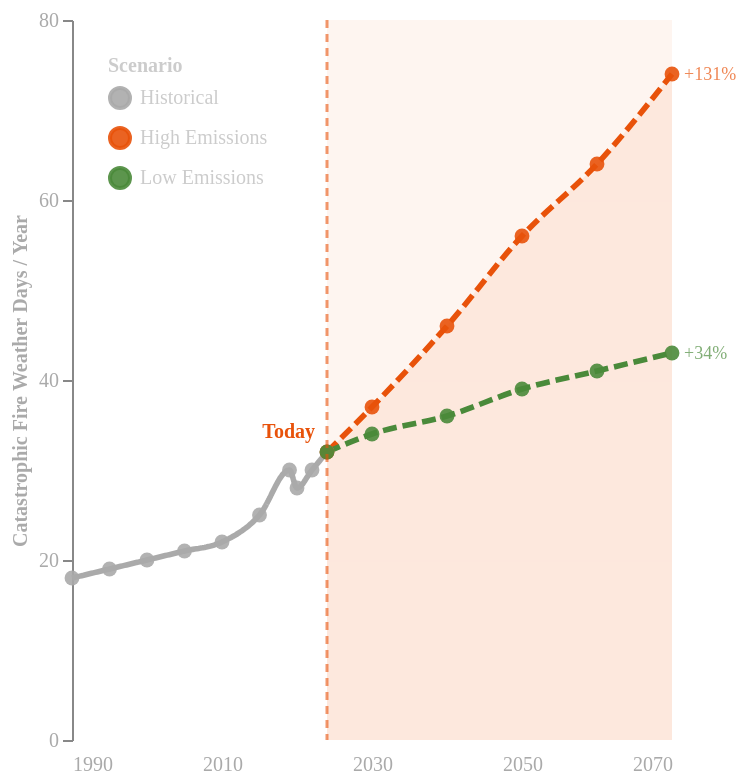

This figure's Vega-Lite source:
### Vega-Lite specification from a JSON file in a GitHub repository (floating-point values rounded to 4 significant figures)
{"$schema": "https://vega.github.io/schema/vega-lite/v5.json", "width": "container", "height": 360, "background": "transparent", "data": {"values": [{"year": 1990, "fire_days": 18, "scenario": "Historical"}, {"year": 1995, "fire_days": 19, "scenario": "Historical"}, {"year": 2000, "fire_days": 20, "scenario": "Historical"}, {"year": 2005, "fire_days": 21, "scenario": "Historical"}, {"year": 2010, "fire_days": 22, "scenario": "Historical"}, {"year": 2015, "fire_days": 25, "scenario": "Historical"}, {"year": 2019, "fire_days": 30, "scenario": "Historical"}, {"year": 2020, "fire_days": 28, "scenario": "Historical"}, {"year": 2022, "fire_days": 30, "scenario": "Historical"}, {"year": 2024, "fire_days": 32, "scenario": "Historical"}, {"year": 2024, "fire_days": 32, "scenario": "High Emissions"}, {"year": 2030, "fire_days": 37, "scenario": "High Emissions"}, {"year": 2040, "fire_days": 46, "scenario": "High Emissions"}, {"year": 2050, "fire_days": 56, "scenario": "High Emissions"}, {"year": 2060, "fire_days": 64, "scenario": "High Emissions"}, {"year": 2070, "fire_days": 74, "scenario": "High Emissions"}, {"year": 2024, "fire_days": 32, "scenario": "Low Emissions"}, {"year": 2030, "fire_days": 34, "scenario": "Low Emissions"}, {"year": 2040, "fire_days": 36, "scenario": "Low Emissions"}, {"year": 2050, "fire_days": 39, "scenario": "Low Emissions"}, {"year": 2060, "fire_days": 41, "scenario": "Low Emissions"}, {"year": 2070, "fire_days": 43, "scenario": "Low Emissions"}]}, "params": [{"name": "scenarioPick", "value": "All", "bind": {"input": "select", "options": ["All", "Historical", "High Emissions", "Low Emissions"], "labels": ["All scenarios", "Historical conditions", "High emissions scenario", "Low emissions scenario"], "name": "Show: "}}], "transform": [{"filter": "scenarioPick === 'All' || datum.scenario === scenarioPick"}], "layer": [{"mark": {"type": "rect", "opacity": 0.06, "color": "#e8520a"}, "data": {"values": [{"x1": 2024, "x2": 2070}]}, "encoding": {"x": {"field": "x1", "type": "quantitative", "scale": {"domain": [1990, 2070], "nice": false}}, "x2": {"field": "x2"}}}, {"mark": {"type": "area", "interpolate": "monotone", "opacity": 0.08, "color": "#e8520a"}, "transform": [{"filter": "datum.scenario === 'High Emissions'"}], "encoding": {"x": {"field": "year", "type": "quantitative", "scale": {"domain": [1990, 2070], "nice": false}}, "y": {"field": "fire_days", "type": "quantitative"}, "y2": {"value": 0}}}, {"mark": {"type": "line", "strokeWidth": 2.8, "interpolate": "monotone"}, "encoding": {"x": {"field": "year", "type": "quantitative", "scale": {"domain": [1990, 2070], "nice": false}, "axis": {"title": null, "labelColor": "#aaa", "labelFont": "DM Mono", "labelFontSize": 10, "grid": false, "domainColor": "rgba(255,255,255,.2)", "tickColor": "rgba(255,255,255,.2)", "values": [1990, 2000, 2010, 2020, 2030, 2040, 2050, 2060, 2070], "format": "d"}}, "y": {"field": "fire_days", "type": "quantitative", "scale": {"domain": [0, 80]}, "title": "Catastrophic Fire Weather Days / Year", "axis": {"titleColor": "#aaa", "labelColor": "#aaa", "titleFont": "DM Mono", "labelFont": "DM Mono", "titleFontSize": 10, "labelFontSize": 10, "grid": true, "gridColor": "rgba(255,255,255,.07)", "tickCount": 5}}, "color": {"field": "scenario", "type": "nominal", "scale": {"domain": ["Historical", "High Emissions", "Low Emissions"], "range": ["#aaaaaa", "#e8520a", "#4a8a3a"]}, "legend": {"title": "Scenario", "orient": "top-left", "labelColor": "#ccc", "titleColor": "#ccc", "labelFont": "DM Mono", "titleFont": "DM Mono", "titleFontSize": 10, "labelFontSize": 10, "symbolStrokeWidth": 2}}, "strokeDash": {"condition": {"test": "datum.scenario !== 'Historical'", "value": [7, 3]}, "value": [1, 0]}, "tooltip": [{"field": "year", "title": "Year", "format": "d"}, {"field": "scenario", "title": "Scenario"}, {"field": "fire_days", "title": "Catastrophic Fire Days / Year"}]}}, {"mark": {"type": "point", "filled": true, "size": 55, "opacity": 0.9}, "encoding": {"x": {"field": "year", "type": "quantitative", "scale": {"domain": [1990, 2070], "nice": false}}, "y": {"field": "fire_days", "type": "quantitative"}, "color": {"field": "scenario", "type": "nominal", "scale": {"domain": ["Historical", "High Emissions", "Low Emissions"], "range": ["#aaaaaa", "#e8520a", "#4a8a3a"]}}, "tooltip": [{"field": "year", "title": "Year", "format": "d"}, {"field": "scenario", "title": "Scenario"}, {"field": "fire_days", "title": "Catastrophic Fire Days / Year"}]}}, {"mark": {"type": "rule", "color": "#e8520a", "strokeDash": [4, 3], "strokeWidth": 1.5, "opacity": 0.6}, "data": {"values": [{"x": 2024}]}, "encoding": {"x": {"field": "x", "type": "quantitative", "scale": {"domain": [1990, 2070], "nice": false}}}}, {"mark": {"type": "text", "align": "right", "dx": -6, "dy": -10, "fontSize": 10, "font": "DM Mono", "color": "#e8520a", "fontWeight": 600}, "data": {"values": [{"x": 2024, "y": 32, "label": "Today"}]}, "encoding": {"x": {"field": "x", "type": "quantitative", "scale": {"domain": [1990, 2070], "nice": false}}, "y": {"field": "y", "type": "quantitative"}, "text": {"field": "label"}}}, {"mark": {"type": "text", "align": "left", "dx": 6, "dy": 0, "fontSize": 9, "font": "DM Mono", "color": "#e8520a", "opacity": 0.7}, "data": {"values": [{"x": 2070, "y": 74, "label": "+131%"}]}, "encoding": {"x": {"field": "x", "type": "quantitative", "scale": {"domain": [1990, 2070], "nice": false}}, "y": {"field": "y", "type": "quantitative"}, "text": {"field": "label"}}}, {"mark": {"type": "text", "align": "left", "dx": 6, "dy": 0, "fontSize": 9, "font": "DM Mono", "color": "#4a8a3a", "opacity": 0.7}, "data": {"values": [{"x": 2070, "y": 43, "label": "+34%"}]}, "encoding": {"x": {"field": "x", "type": "quantitative"}, "y": {"field": "y", "type": "quantitative"}, "text": {"field": "label"}}}], "config": {"background": "transparent", "view": {"stroke": null}}}
